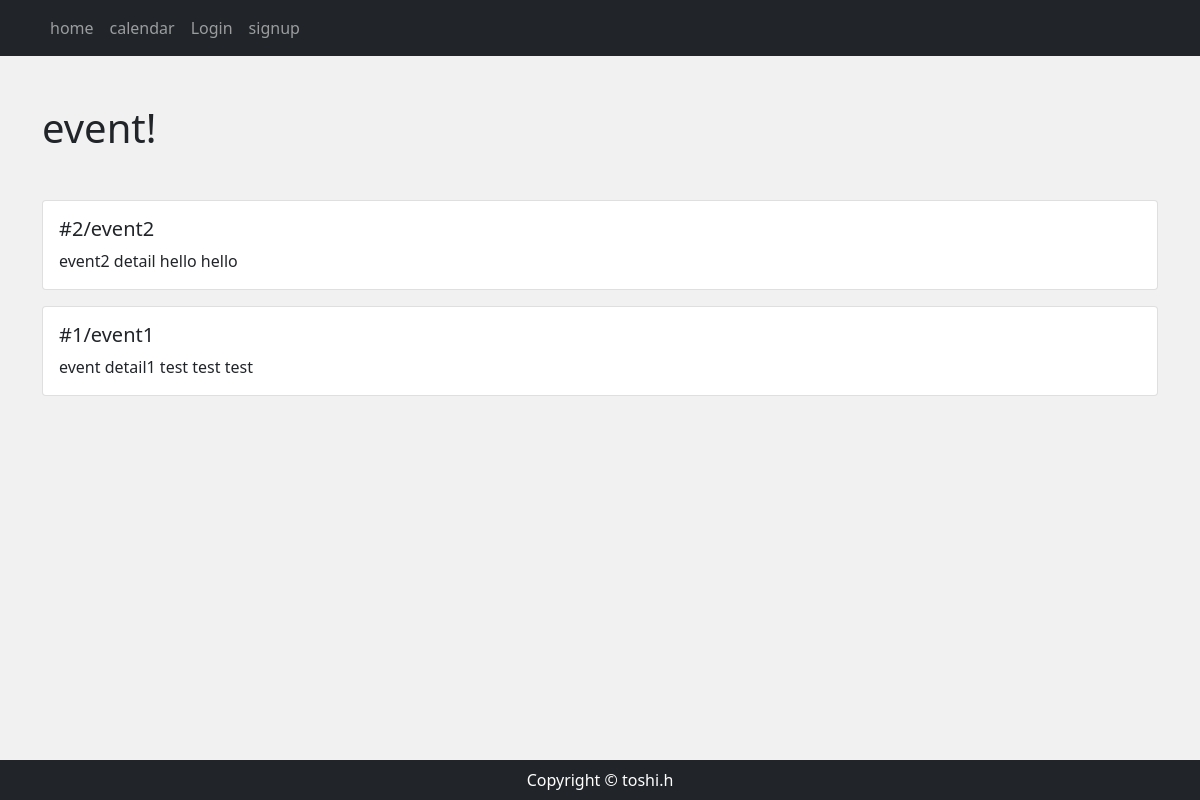
Page /event/ on the earlier database version.
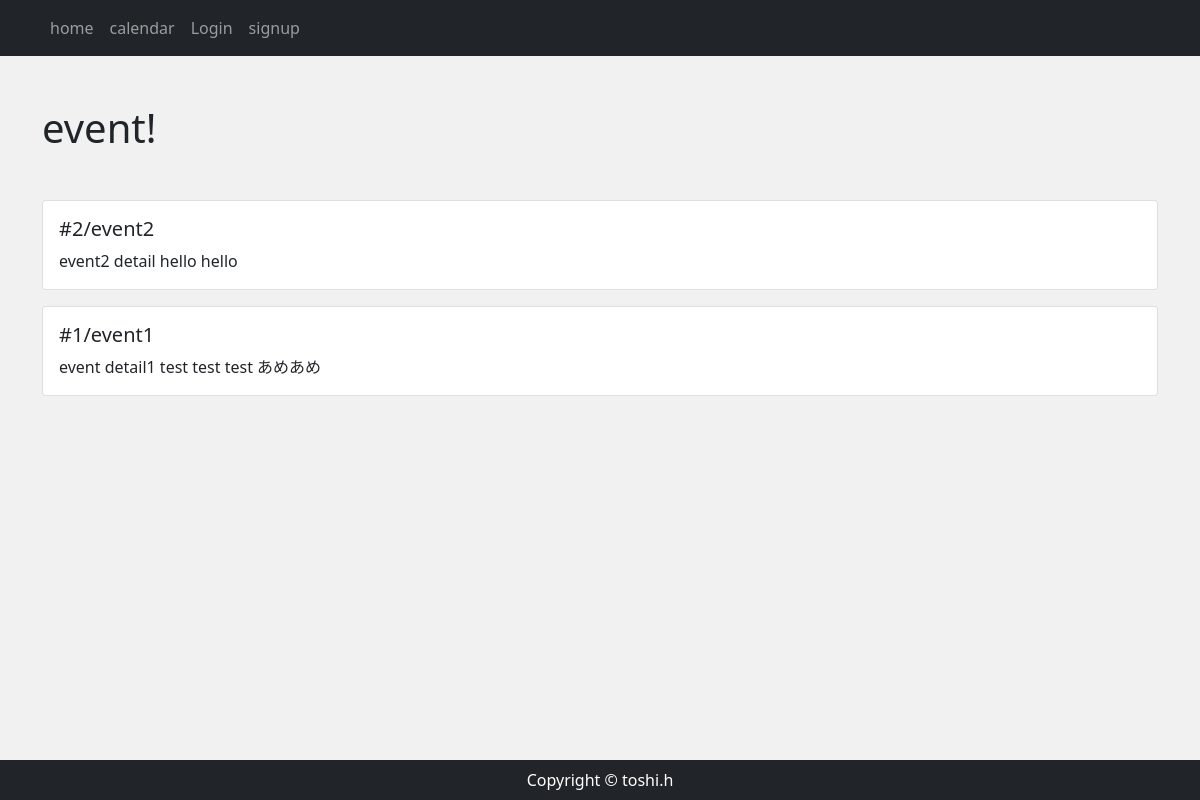
Same page on the later database version.
### reservation/models.py (models this page shows, shortened)
class Event(models.Model):
    event_title = models.CharField(max_length=150)
    event_detail = models.TextField()

### reservation/views.py (the view)
# urls.py: path('event/',views.EventView.as_view(), name="event"),
class EventView(View):
    def get(self, request, *args, **kwargs):
        event_data = Event.objects.order_by('-id') #新しいものから順番に並べる
        return render(request, 'reservation/event_index.html',{
            'event_data': event_data
        })

### reservation/templates/reservation/event_index.html (shortened to what this page needs)
{% extends 'reservation/base.html' %}
{% block content %}
    <div class="my-5">
        <h1>event!</h1>
    </div>
    {% for event in event_data %}
    <div class="card mb-3 col-lg-auto" style="">
        <div class="row no-gutters">
            <div class="col-md-8">
                <div class="card-body">
                    <h5 class="card-title">#{{ event.id }}/{{ event.event_title }}</h5>
                    <p class="card-text">{{ event.event_detail|truncatechars:100 }}</p>
                </div>
            </div>
        </div>
    </div>
    {% endfor %}
{% endblock %}

Differences in the rows shown:
changed Event "event1": event_detail "event detail1 test test test" → "event detail1 test test test あめあめ"
